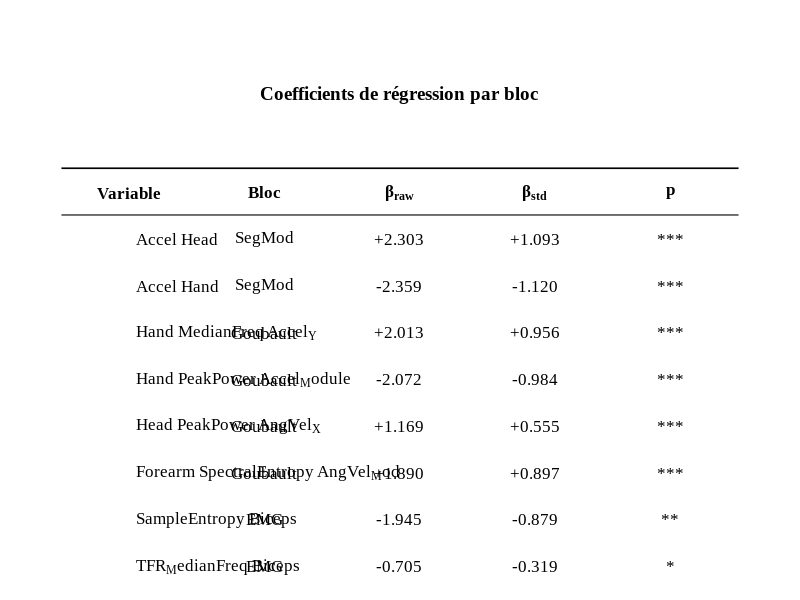

This figure's MATLAB source:
% ==============================
% Tableau style publication (coefficients)
% ==============================

clear; clc;

% Données
headers = {'Variable', 'Bloc', '\beta_{raw}', '\beta_{std}', 'p'};

data = {
    'Accel Head',               'SegMod',    '+2.303', '+1.093', '***';
    'Accel Hand',               'SegMod',    '-2.359', '-1.120', '***';
    'Hand MedianFreq Accel_Y',  'Goubault',  '+2.013', '+0.956', '***';
    'Hand PeakPower Accel_Module', 'Goubault','-2.072', '-0.984', '***';
    'Head PeakPower AngVel_X',  'Goubault',  '+1.169', '+0.555', '***';
    'Forearm SpectralEntropy AngVel_Mod', 'Goubault', '+1.890', '+0.897', '***';
    'SampleEntropy Biceps',     'EMG',       '-1.945', '-0.879', '**';
    'TFR_MedianFreq Biceps',    'EMG',       '-0.705', '-0.319', '*';
    'TFR_MedianFreq Triceps',   'EMG',       '-1.282', '-0.579', '***';
    'TFR_SpectralEntropy DeltAnt','EMG',     '-1.309', '-0.591', '***';
};

title_txt = 'Coefficients de régression par bloc';

% Taille
nCols = numel(headers);
nRows = size(data, 1);

% Figure
fig = figure('Color', 'w', 'Units', 'pixels', 'Position', [100 100 1200 420]);
ax = axes(fig, 'Position', [0.04 0.08 0.92 0.82]);
axis(ax, [0 1 0 1]);
axis(ax, 'off');
hold(ax, 'on');

% Titre
text(0.5, 0.93, title_txt, ...
    'HorizontalAlignment', 'center', ...
    'VerticalAlignment', 'middle', ...
    'FontName', 'Times New Roman', ...
    'FontSize', 14, ...
    'FontWeight', 'bold', ...
    'Interpreter', 'tex');

% Géométrie du tableau
left = 0.04;
right = 0.96;
top = 0.78;
rowH = 0.095;
tableWidth = right - left;
colW = tableWidth / nCols;

% Règles horizontales (style booktabs)
plot([left right], [top top], 'k-', 'LineWidth', 1.2);                    % top rule
plot([left right], [top-rowH top-rowH], 'k-', 'LineWidth', 0.8);          % mid rule (sous l'en-tête)
plot([left right], [top-(nRows+1)*rowH top-(nRows+1)*rowH], ...
    'k-', 'LineWidth', 1.2);                                              % bottom rule

% En-têtes
for c = 1:nCols
    x = left + (c-0.5)*colW;
    y = top - rowH/2;
    text(x, y, headers{c}, ...
        'HorizontalAlignment', 'center', ...
        'VerticalAlignment', 'middle', ...
        'FontName', 'Times New Roman', ...
        'FontSize', 12, ...
        'FontWeight', 'bold', ...
        'Interpreter', 'tex');
end

% Corps du tableau
for r = 1:nRows
    for c = 1:nCols
        x = left + (c-0.5)*colW;
        y = top - rowH - (r-0.5)*rowH;
        
        % Alignement : colonne Variable (gauche), autres (centre)
        if c == 1
            halign = 'left';
            x = x + 0.01; % petit décalage vers la droite
        else
            halign = 'center';
        end
        
        text(x, y, data{r,c}, ...
            'HorizontalAlignment', halign, ...
            'VerticalAlignment', 'middle', ...
            'FontName', 'Times New Roman', ...
            'FontSize', 12, ...
            'Interpreter', 'tex');
    end
end

% Export
exportgraphics(ax, 'tableau_coefficients_matlab.png', 'Resolution', 300);
